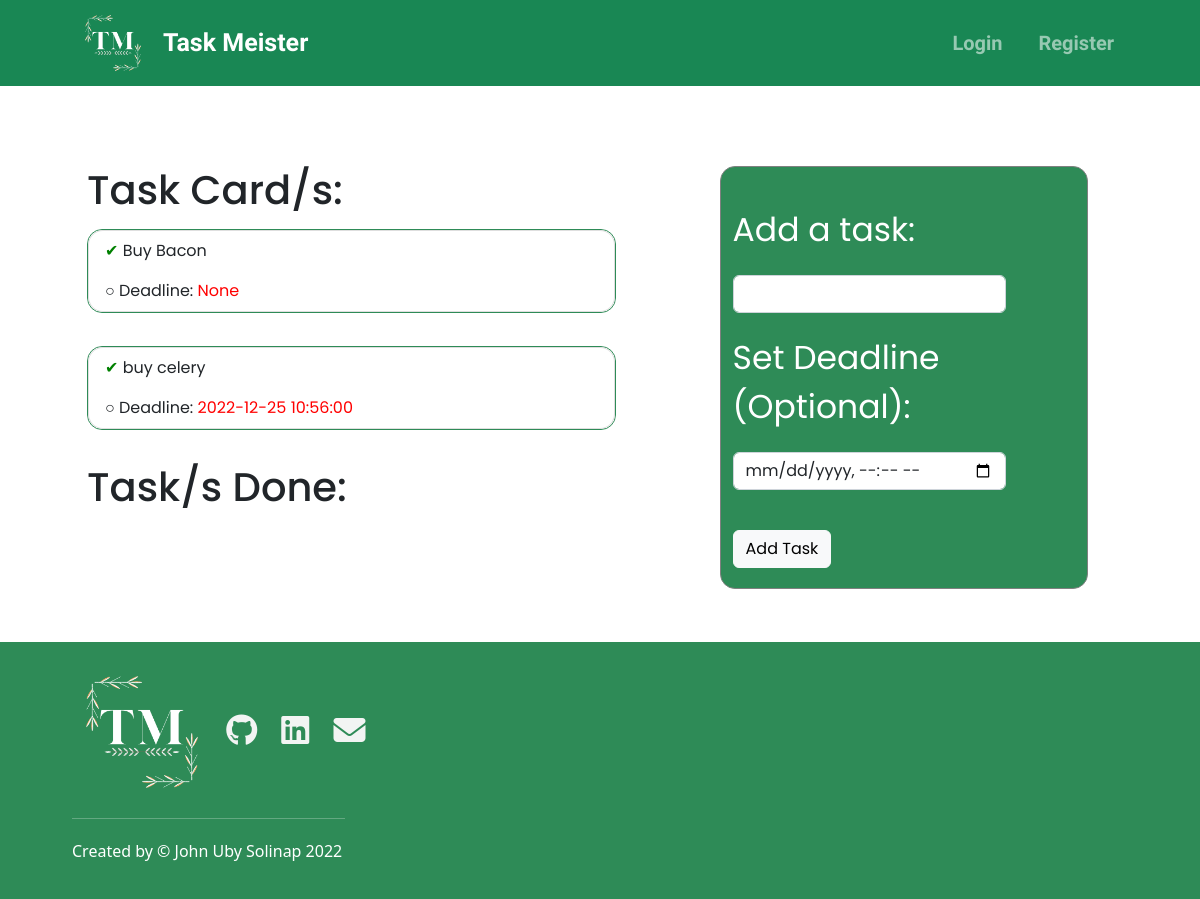
The app's page /tasks/1/1/, older data.
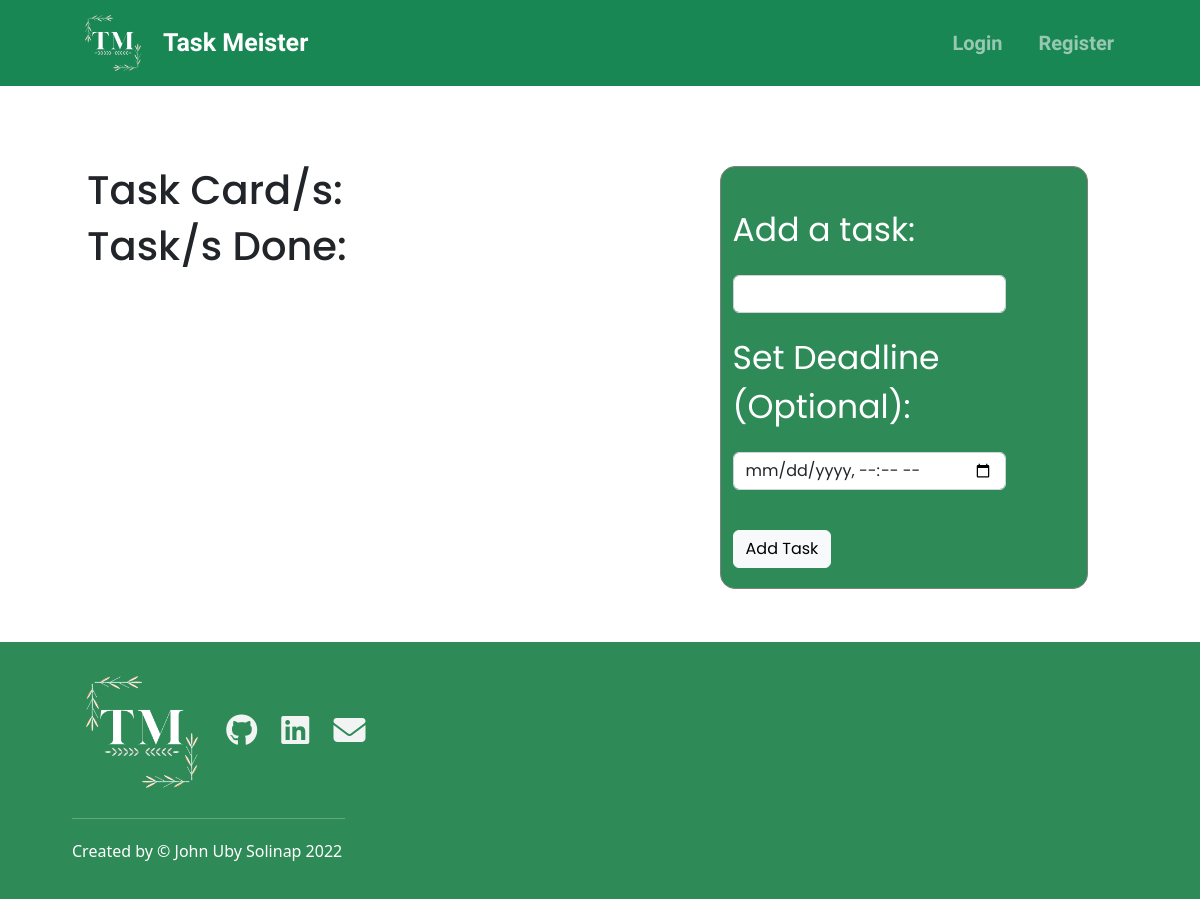
The same page, newer data.
### main.py (models this page shows)
class Task(db.Model):
    __tablename__ = "task"
    id = db.Column(db.Integer, primary_key=True)
    task = db.Column(db.String(100), nullable=False)
    start_date = db.Column(db.String(100), nullable=False)
    end_date = db.Column(db.String(100))
    task_list_id = db.Column(db.Integer, db.ForeignKey("task-lists.id"))
    task_title = relationship("TaskList", back_populates="task_data")

### main.py (the view, shortened to what this page needs)
@app.route('/tasks/<int:index>/<taskname>/', methods=["GET", "POST"])
def add_task(index, taskname):
    form = TaskForm()
    selected_task = TaskList.query.get(index)
    tasks = db.session.query(Task).filter(Task.task_list_id == index)
    finished_tasks = db.session.query(TaskDone).filter(TaskDone.task_list_id == index)
    return render_template("task.html", form=form, current_user=current_user, task=selected_task, tasks=tasks, finished=finished_tasks)

### forms.py
class TaskForm(FlaskForm):
    task = StringField("Add a task:", validators=[DataRequired()])
    end_date = DateTimeLocalField("Set Deadline (Optional):", format='%Y-%m-%dT%H:%M', validators=[Optional()])
    submit = SubmitField("Add Task")

### templates/task.html (shortened to what this page needs)
<!DOCTYPE html>
<html lang="en">
<head>
  {% include "header.html" %}
  {% import "bootstrap/wtf.html" as wtf %}
</head>
<body>
    <section class="main-section" id="add-task">
      <div class="container">
        <div class="row">
          <div class="task-list col-lg-6">
              <h1>Task Card/s:</h1>
              {% for task in tasks %}
              <ul class="list-group tl-group">
                  <li class="list-group-item single-task border-bottom-0 list-group-task"><a href="{{ url_for('task_done', task_index=task.task_list_id, delete_index=task.id) }}" class="check-task"> ✔</a> {{ task.task }}</li>
                  <li class="list-group-item single-task list-group-task">○ Deadline: <span class="deadline">{{ task.end_date }}</span></li>
              </ul>
              <hr class="hidden">
              {% endfor %}
              <h1>Task/s Done:</h1>
          </div>
          <div class="mx-auto at-form form-inputs col-lg-4">
           {{ wtf.quick_form(form, novalidate=True, button_map={"submit": "light"}) }}
          </div>
        </div>
      </div>
    </section>
{% include "footer.html" %}

### templates/header.html (shortened to what this page needs)
<!DOCTYPE html>
<html lang="en">
<head>
  <link href="{{ url_for('static', filename='css/style.css') }}" rel="stylesheet" />
  <link href="https://cdn.jsdelivr.net/npm/bootstrap@5.2.1/dist/css/bootstrap.min.css" rel="stylesheet">
</head>
<body>
        <nav class="navbar navbar-expand-lg navbar-dark bg-success" id="mainNav">
            <div class="container px-4 px-lg-5">
                <a href="{{ url_for('home') }}"><img class="logo" src="{{ url_for('static', filename='images/T.png') }}"></a>
                <p class="nav-name">Task Meister</p>
                <div class="collapse navbar-collapse" id="navbarResponsive">
                    <ul class="navbar-nav ms-auto py-4 py-lg-0">
                        {% if not current_user.is_authenticated %}
                        <li class="nav-item"><a class="nav-link" href="{{ url_for('login') }}">Login</a></li>
                        <li class="nav-item"><a class="nav-link" href="{{ url_for('register') }}">Register</a></li>
                        {% else %}
                        <li class="nav-item"><a class="nav-link" href="{{ url_for('home') }}">Logout</a></li>
                        <li class="nav-item"><a class="nav-link" href="{{ url_for('task_list_page') }}">My Lists</a></li>
                        {% endif %}
                    </ul>
                </div>
            </div>
        </nav>
</body>
</html>

### templates/footer.html (shortened to what this page needs)
<footer id="footer">
    <div class="container">
        <div class="row">
            <div class="links col-lg-6">
                <img class="footer-logo" src="{{ url_for('static', filename='images/T.png') }}">
                <a class="icons fa-2xl" href="https://github.com/UbySolinap/Task-Manager"><i class="fa-brands fa-github"></i></a>
                <a class="icons fa-2xl" href="https://www.linkedin.com/in/john-uby-solinap-454348201/"><i class="fa-brands fa-linkedin"></i></a>
                <a class="icons fa-2xl" href="mailto: dimitri.test06@gmail.com"><i class="fa-solid fa-envelope"></i></a>
                <hr class="footer-hr">
                <p class="copyright">Created by © John Uby Solinap 2022</p>
            </div>
        </div>
    </div>
</footer>
</body>
</html>

### static/css/style.css (style rules this page uses)
.main-section { font-family: 'Poppins'; padding: 80px 20px 53px 75px; }
.navbar { font-family: 'Amiri'; font-weight: 700; font-size: 20px; }
.nav-item { padding-left: 20px; }
.logo { width: 70px; height: 70px; }
.nav-name { color: white; margin: 15px; font-size: 25px; }
input[type=text], input[type=password], input[type=datetime-local] { width: 80%; margin: 20px 0px; }
.form-inputs { font-family: 'Poppins'; font-size: 25px; }
.at-form { background-color: #2E8B57; color: white; border-radius: 15px; border: 1.5px solid gray; padding-top: 30px; font-size: 33px; max-height: 500px; }
input[type=submit] { margin: 20px 0px; }
#footer { padding-bottom: 20px; padding-top: 20px; padding-left: 60px; background-color: #2E8B57; color: white; }
.footer-hr { width: 50%; }
.icons { margin: 10px; color: #f2f4f3; }
.copyright { margin-top: 20px; }
.footer-logo { width: 140px; height: 140px; }

Row changes from the older to the newer data that the page shows:
removed Task: task "Buy Bacon", end_date "None"
removed Task: task "buy celery", end_date "2022-12-25 10:56:00"
